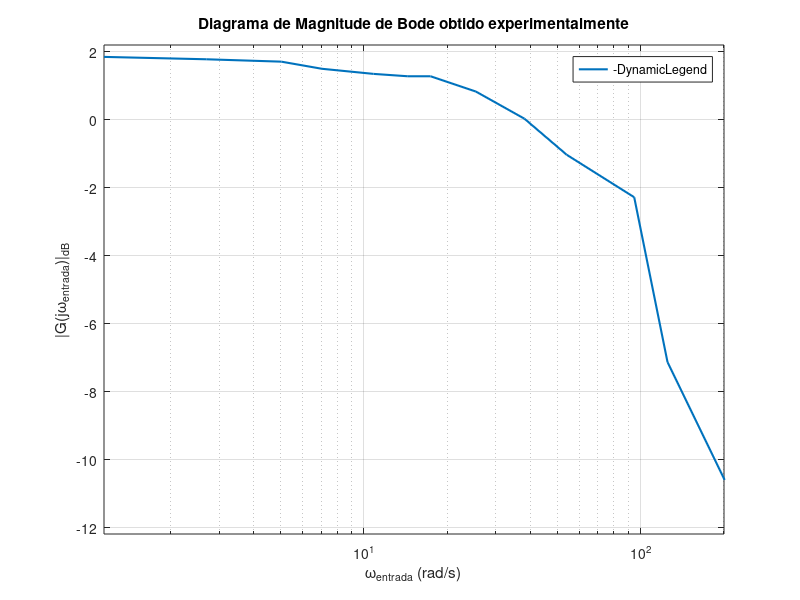

Here is the MATLAB script that generated this plot: (Note: this script raises an error after producing the figure.)
figure(1)

% Resultados experimentais obtidos
Modulo_dB = [1.85, 1.78, 1.71, 1.50, 1.35, 1.28, 1.28, 0.83, 0.03, -1.03, -2.28, -7.13, -12.19];
w = [1.151, 2.695, 5.031, 7.055, 10.83, 14.41, 17.41, 25.39, 38.04, 54.04, 94.76, 125, 250];

% Geração gráfico do diagrama de Bode de magnitude
str = strcat('Diagrama de Bode');  
gg = semilogx(w, Modulo_dB, 'DisplayName' , str);
legend('-DynamicLegend');
set(gg,'LineWidth', 1.5);
hold
title('Diagrama de Magnitude de Bode obtido experimentalmente');
xlabel('\omega_{entrada} (rad/s)');
ylabel('|G(j\omega_{entrada})|_{dB}');
xlim([0 200]);
ylim([-12.19 2.2]);
grid;

% Explicação detalhada para o uso de 1.85 dB no relatório 
str = 'Assíntota de Baixa Frequência';
gg = yline(1.85, 'DisplayName' , str);
set(gg,'LineWidth', 1.5);
hold on

% Tendência logarítmica obtida, detalhes no relatório
str = 'Assíntota de Alta Frequência';
s = @(x) -9.654 * log(x) + 40.752;
numPoints = 1000;
xvec = linspace(0, 200, numPoints);
yvec = feval(s, xvec);
gg = plot(xvec, yvec, 'DisplayName' , str);
set(gg,'LineWidth', 1.5);
hold




